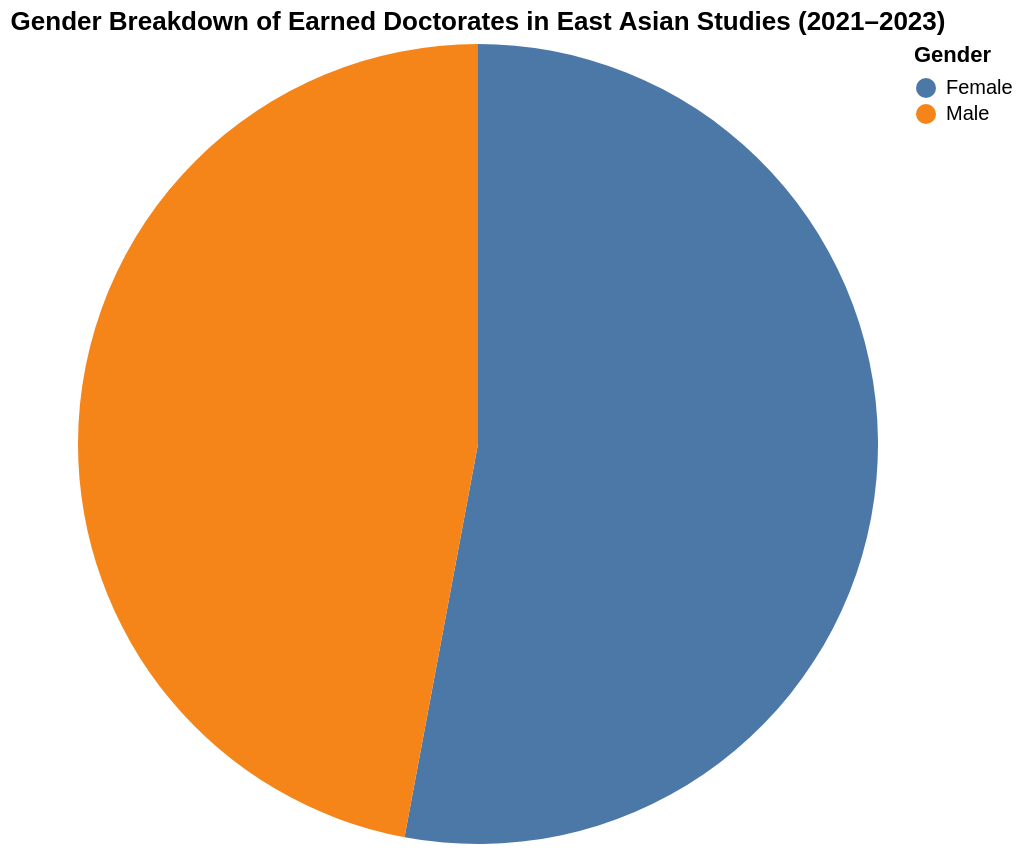

The notebook cell this image was saved under:
### Markdown cell above
</div>

<div class="text-box">
    
## Earned Doctorates in East Asian Studies by Sex

### Code cell
#| code-fold: true


gender_df = df[df["Major"].isin(majors)]


gender_agg = (
    gender_df.groupby("Sex")["Awards/Degrees Conferred"]
    .sum()
    .reset_index()
)


pie_chart = alt.Chart(gender_agg).mark_arc().encode(
    theta=alt.Theta(field="Awards/Degrees Conferred", type="quantitative"),
    color=alt.Color(field="Sex", type="nominal", legend=alt.Legend(title="Gender")),
    tooltip=["Sex", "Awards/Degrees Conferred"]
).properties(
    title="Gender Breakdown of Earned Doctorates in East Asian Studies (2021–2023)",
    width=400,
    height=400
)

pie_chart

### Figure 1 — Vega-Lite specification as saved in the notebook (floating-point values rounded to 4 significant figures)
{"config": {"view": {"continuousWidth": 300, "continuousHeight": 300}}, "data": {"name": "data-cb8ae3a756a8ab5cba7148fcef2f8a88"}, "mark": {"type": "arc"}, "encoding": {"color": {"field": "Sex", "legend": {"title": "Gender"}, "type": "nominal"}, "theta": {"field": "Awards/Degrees Conferred", "type": "quantitative"}, "tooltip": [{"field": "Sex", "type": "nominal"}, {"field": "Awards/Degrees Conferred", "type": "quantitative"}]}, "height": 400, "title": "Gender Breakdown of Earned Doctorates in East Asian Studies (2021–2023)", "width": 400, "$schema": "https://vega.github.io/schema/vega-lite/v5.14.1.json", "datasets": {"data-cb8ae3a756a8ab5cba7148fcef2f8a88": [{"Sex": "Female", "Awards/Degrees Conferred": 45}, {"Sex": "Male", "Awards/Degrees Conferred": 40}]}}
